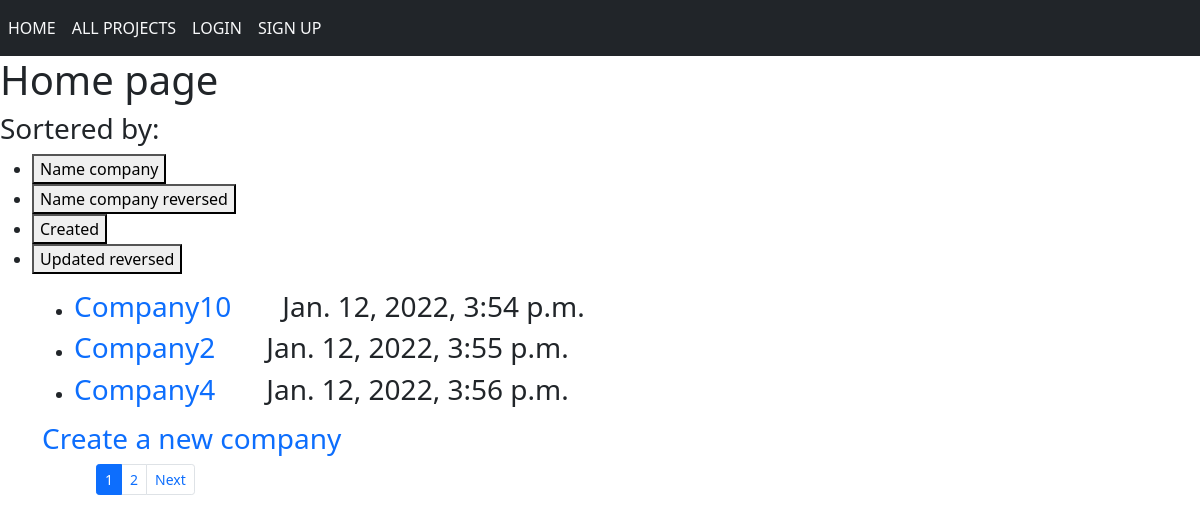
The page / on the database its author committed.
### clients/models.py (models this page shows, shortened)
class Client(models.Model):
    name_company = models.CharField(max_length=200)
    full_name_user = models.CharField(max_length=100)
    company_description = tinymce_models.HTMLField('Description')
    created = models.DateTimeField(auto_now_add=True)
    updated = models.DateTimeField(auto_now=True)
    address = models.CharField(max_length=200)
    def get_absolute_url(self):
        return reverse('client_about', kwargs={'client_id': self.pk})

### clients/views.py (the view)
# urls.py: path('', Home.as_view(), name='home'),
class Home(ListView):
    model = Client
    paginate_by = 3
    template_name = 'clients/home.html'
    context_object_name = 'client_info'
    extra_context = {'title': 'Home page'}
    def get_ordering(self):
        return self.request.GET.get('orderby')

### clients/templates/clients/home.html (shortened to what this page needs)
{% extends 'clients/base.html' %}
{% block content %}
<h1>{{title}}</h1>
  <form action="{% url 'home' %}" method="get">
    <div>
      <h3>Sortered by:</h3>
      <ul>
        <li><button type="submit" name="orderby" value="name_company">Name company</button></li>
        <li><button type="submit" name="orderby" value="-name_company">Name company reversed</button></li>
        <li><button type="submit" name="orderby" value="created">Created</button></li>
        <li><button type="submit" name="orderby" value="-updated">Updated reversed</button></li>
      </ul>
    </div>
  </form>
<div class="container">
  <ul>
  {% for field in client_info %}
    <li>
      <h3><a href="{{ field.get_absolute_url }}">{{field.name_company}}</a>
      &nbsp; &nbsp; &nbsp; {{field.created}}</h3>
    </li>
  {% endfor %}
    </ul>
  <h3><a href="{% url 'client_create' %}">Create a new company</a></h3>
</div>
{% endblock %}

### clients/templates/clients/home.html (style rules this page uses)
a { text-decoration: none; }

### rows shown on the page
Client: name_company "Company10", created "Jan. 12, 2022, 3:54 p.m."
Client: name_company "Company2", created "Jan. 12, 2022, 3:55 p.m."
Client: name_company "Company4", created "Jan. 12, 2022, 3:56 p.m."

### other values the page prints
{{ title }} "Home page"
{{ p }} "1"
{{ p }} "2"
